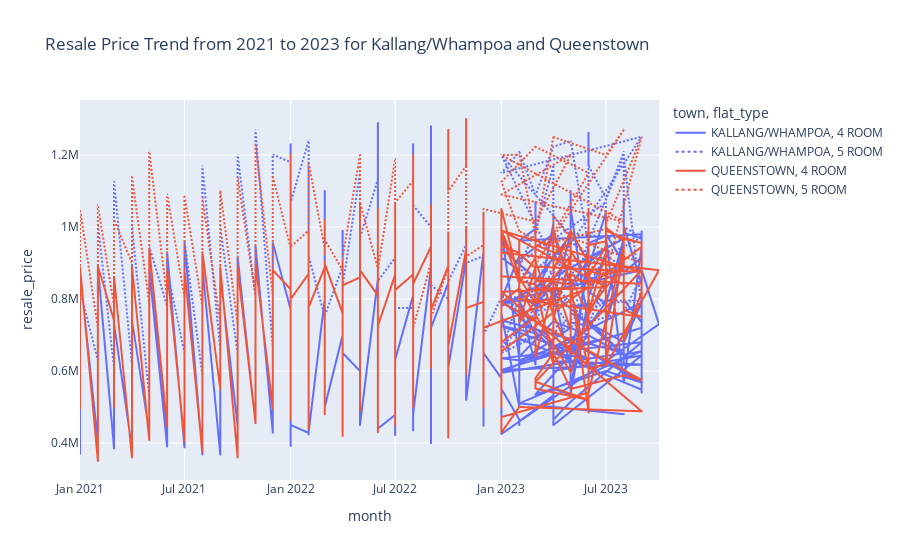

Notebook cell for this chart:
### Code cell
import plotly.express as px


# Filter data between 2021 and 2023
df_2021_2023 = selected_rows[selected_rows['year'].isin([2021, 2022, 2023])]

# Further filter the data for only 'Kallang/Whampoa' and 'Queenstown' and 4-room and 5-room flats
df_filtered_towns_flats = df_2021_2023[
    (df_2021_2023['town'].isin(['KALLANG/WHAMPOA', 'QUEENSTOWN'])) & 
    (df_2021_2023['flat_type'].isin(['4 ROOM', '5 ROOM']))
]

# Create the plot
fig = px.line(df_filtered_towns_flats, x='month', y='resale_price', color='town', 
              line_dash='flat_type', title='Resale Price Trend from 2021 to 2023 for Kallang/Whampoa and Queenstown')

# Show the plot
fig.show()

### Figure 1 — Plotly figure (JSON) as saved in the notebook; plotly's stock layout.template omitted (floating-point values rounded to 4 significant figures; data arrays with more than 128 entries replaced by an {"elided": "..."} marker saying what was removed)
{"data": [{"hovertemplate": "town=KALLANG/WHAMPOA<br>flat_type=4 ROOM<br>month=%{x}<br>resale_price=%{y}<extra></extra>", "legendgroup": "KALLANG/WHAMPOA, 4 ROOM", "line": {"color": "#636efa", "dash": "solid"}, "marker": {"symbol": "circle"}, "mode": "lines", "name": "KALLANG/WHAMPOA, 4 ROOM", "showlegend": true, "type": "scattergl", "x": {"elided": "834 str values"}, "xaxis": "x", "y": {"elided": "834 float values"}, "yaxis": "y"}, {"hovertemplate": "town=KALLANG/WHAMPOA<br>flat_type=5 ROOM<br>month=%{x}<br>resale_price=%{y}<extra></extra>", "legendgroup": "KALLANG/WHAMPOA, 5 ROOM", "line": {"color": "#636efa", "dash": "dot"}, "marker": {"symbol": "circle"}, "mode": "lines", "name": "KALLANG/WHAMPOA, 5 ROOM", "showlegend": true, "type": "scattergl", "x": {"elided": "303 str values"}, "xaxis": "x", "y": {"elided": "303 int values"}, "yaxis": "y"}, {"hovertemplate": "town=QUEENSTOWN<br>flat_type=4 ROOM<br>month=%{x}<br>resale_price=%{y}<extra></extra>", "legendgroup": "QUEENSTOWN, 4 ROOM", "line": {"color": "#EF553B", "dash": "solid"}, "marker": {"symbol": "circle"}, "mode": "lines", "name": "QUEENSTOWN, 4 ROOM", "showlegend": true, "type": "scattergl", "x": {"elided": "879 str values"}, "xaxis": "x", "y": {"elided": "879 int values"}, "yaxis": "y"}, {"hovertemplate": "town=QUEENSTOWN<br>flat_type=5 ROOM<br>month=%{x}<br>resale_price=%{y}<extra></extra>", "legendgroup": "QUEENSTOWN, 5 ROOM", "line": {"color": "#EF553B", "dash": "dot"}, "marker": {"symbol": "circle"}, "mode": "lines", "name": "QUEENSTOWN, 5 ROOM", "showlegend": true, "type": "scattergl", "x": {"elided": "218 str values"}, "xaxis": "x", "y": {"elided": "218 int values"}, "yaxis": "y"}], "layout": {"autosize": true, "legend": {"title": {"text": "town, flat_type"}, "tracegroupgap": 0}, "title": {"text": "Resale Price Trend from 2021 to 2023 for Kallang/Whampoa and Queenstown"}, "xaxis": {"anchor": "y", "autorange": true, "domain": [0, 1], "range": ["2021-01-01", "2023-10-01"], "title": {"text": "month"}, "type": "date"}, "yaxis": {"anchor": "x", "autorange": true, "domain": [0, 1], "range": [297200.0, 1353000.0], "title": {"text": "resale_price"}, "type": "linear"}}}
